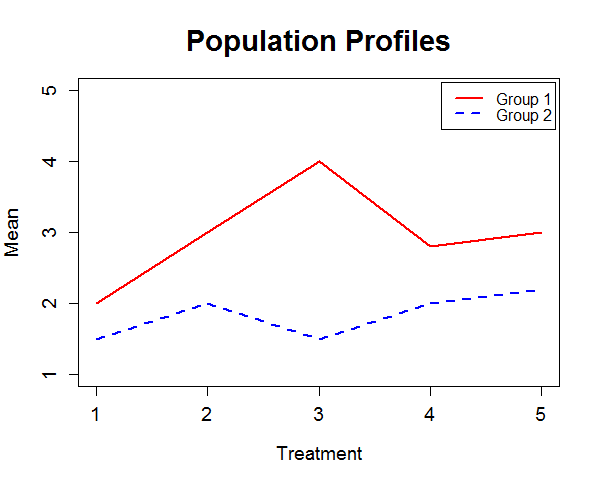

R code for this plot:

# clear all variables
rm(list = ls(all = TRUE))
graphics.off()

x   = c(2, 3, 4, 2.8, 3)        # Define group 1
xx  = c(1.5, 2, 1.5, 2, 2.2)    # Define group 2

# plot
plot(x, type = "l", col = "red", lwd = 2, xlim = c(1, 5), ylim = c(1, 5), xlab = "Treatment", 
    ylab = "Mean", main = "Population Profiles", cex.lab = 1.2, cex.axis = 1.2, cex.main = 1.8)
lines(xx, col = "blue", lwd = 2, lty = 2)
legend(4.1, 5.1, legend = c("Group 1", "Group 2"), lty = c(1, 2), lwd = c(2, 2), 
    col = c("red", "blue"))
